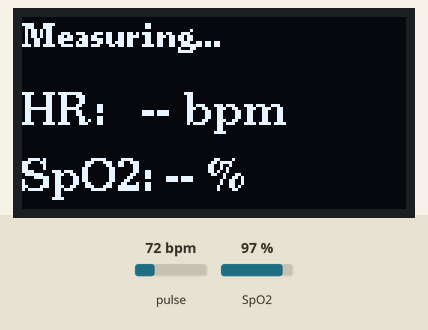
Simulated run of this sketch. Board: ESP32. On the bench: 128×64 one-colour display. Inputs (shaded band) come from the test bench; at power-on: pulse 72 bpm, SpO2 97 %. Nothing arrives over Bluetooth unless stated; a phone connects over Bluetooth LE 3 s after start; what the sketch prints to the serial monitor is not drawn.

Above: at 1.6 s.
1.7 s: pulse set to 42 bpm
At 5.9 s:
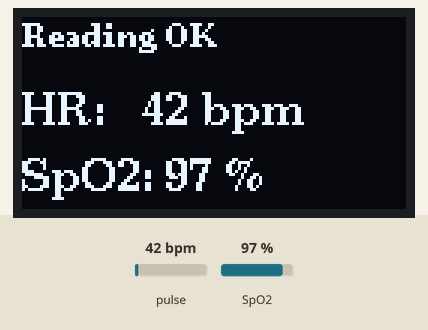
6.2 s: pulse set to 70 bpm
At 10.5 s:
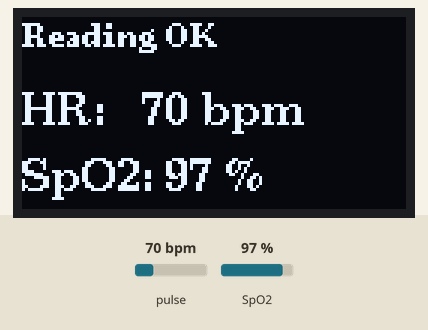
10.7 s: SpO2 set to 80 %
At 12.5 s:
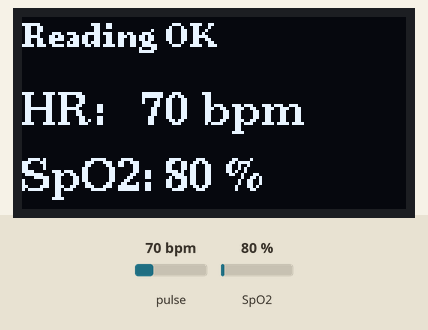
13.5 s: SpO2 set to 85 %
At 16.0 s:
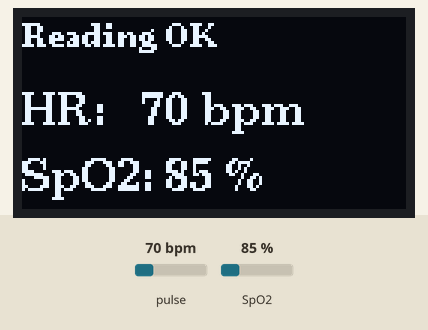
Timing chart, 0 to 17.5 s (numbered marks = the images above; inputs shaded):
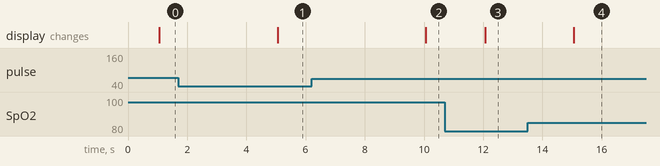

The sketch:

PulseOximeterBle.ino
```cpp
/*
  Chapter 17 - Heart Rate & SpO2 (Part 2: BLE)
  Same as Part 1, plus heart rate, SpO2 and the pulse waveform are
  sent to the App Inventor app over BLE (device name "ESP32_PulseOximeter").
  Board:     ESP32 Dev Module
  Hardware:  MAX30102 and SH1106 OLED (I2C SDA 21, SCL 22)
  Libraries: SparkFun MAX3010x, U8g2
*/
#include <Wire.h>
#include <U8g2lib.h>
#include "MAX30105.h"
#include "spo2_algorithm.h"
#include <BLEDevice.h>
#include <BLEServer.h>
#include <BLEUtils.h>
#include <BLE2902.h>

// --- I2C bus (shared by SH1106 and MAX30102) ---
// SDA -> GPIO21, SCL -> GPIO22

// --- Display (SH1106, same as Chapter 6) ---
U8G2_SH1106_128X64_NONAME_F_HW_I2C u8g2(U8G2_R0, /* reset=*/ U8X8_PIN_NONE);

// --- Sensor ---
MAX30105 particleSensor;

// --- BLE (same pattern as Chapter 8) ---
#define SERVICE_UUID          "4fafc201-1fb5-459e-8fcc-c5c9c331914b"
#define VALUES_CHAR_UUID      "beb5483e-36e1-4688-b7f5-ea07361b26a8"   // "HR,SpO2" every 1 s
#define WAVE_CHAR_UUID        "6e1f0b7a-3c2d-4e8f-9a1b-5d4c3b2a1f0e"   // 5 waveform samples per notify

BLEServer* bleServer = NULL;
BLECharacteristic* valuesCharacteristic = NULL;
BLECharacteristic* waveCharacteristic = NULL;
bool deviceConnected = false;

class ServerCallbacks: public BLEServerCallbacks {
  void onConnect(BLEServer* server) {
    deviceConnected = true;
    Serial.println("BLE client connected");
  }

  void onDisconnect(BLEServer* server) {
    deviceConnected = false;
    Serial.println("BLE client disconnected, restarting advertising");
    server->getAdvertising()->start();
  }
};

// --- Sample buffers (Maxim algorithm expects 100 samples at 25 sps = 4 s) ---
const int BUFFER_LENGTH = 100;
const int SHIFT_SAMPLES = 25;          // recompute every 25 new samples (1 s)
uint32_t irBuffer[BUFFER_LENGTH];
uint32_t redBuffer[BUFFER_LENGTH];
int bufferIndex = 0;

// --- Finger detection ---
const uint32_t FINGER_THRESHOLD = 50000; // IR level below this = no finger
bool fingerPresent = false;

// --- Results ---
int32_t heartRate = 0;
int8_t  heartRateValid = 0;
int32_t spo2 = 0;
int8_t  spo2Valid = 0;

// --- Heart rate moving average ---
const int   HR_HISTORY_SIZE   = 5;     // number of valid readings averaged
const float HR_MAX_DEVIATION  = 0.15;  // reject readings more than 15% off the average
const int   HR_MAX_REJECTIONS = 3;     // after 3 consecutive rejections, accept (real HR change)
int32_t hrHistory[HR_HISTORY_SIZE];
int hrCount = 0;                       // valid readings currently stored
int hrNextIndex = 0;                   // circular buffer write position
int hrRejections = 0;                  // consecutive rejected readings
int32_t averagedHeartRate = 0;

// --- Waveform processing ---
const float DC_ALPHA = 0.04;           // DC tracking speed (about 1 s at 25 sps)
const int   WAVE_WINDOW = 50;          // samples used for min/max scaling (2 s)
const int   WAVE_PACKET = 5;           // samples per BLE notification
float dcLevel = 0;
bool  dcInitialized = false;
float waveWindow[WAVE_WINDOW];
int   waveWindowCount = 0;
int   waveWindowIndex = 0;
int   wavePacket[WAVE_PACKET];
int   wavePacketCount = 0;

// --- Display/values timing (non-blocking) ---
unsigned long lastReadMillis = 0;
const unsigned long READ_INTERVAL = 1000; // 1 second

void setup() {
  Serial.begin(115200);

  u8g2.begin();
  u8g2.setContrast(255);

  if (!particleSensor.begin(Wire, I2C_SPEED_FAST)) {
    Serial.println("Error: MAX30102 not found. Check wiring.");
    u8g2.clearBuffer();
    u8g2.setFont(u8g2_font_ncenB08_tr);
    u8g2.drawStr(0, 12, "MAX30102 not found");
    u8g2.sendBuffer();
    while (true) delay(1000);
  }

  // Sensor configuration: 100 sps averaged by 4 -> 25 sps effective
  byte ledBrightness = 60;   // 0 = off, 255 = 50 mA
  byte sampleAverage = 4;    // 1, 2, 4, 8, 16, 32
  byte ledMode       = 2;    // 2 = Red + IR
  int  sampleRate    = 100;  // samples per second
  int  pulseWidth    = 411;  // 69, 118, 215, 411 us
  int  adcRange      = 4096; // 2048, 4096, 8192, 16384
  particleSensor.setup(ledBrightness, sampleAverage, ledMode, sampleRate, pulseWidth, adcRange);

  // BLE setup
  BLEDevice::init("ESP32_PulseOximeter");
  bleServer = BLEDevice::createServer();
  bleServer->setCallbacks(new ServerCallbacks());

  BLEService* bleService = bleServer->createService(SERVICE_UUID);

  valuesCharacteristic = bleService->createCharacteristic(
    VALUES_CHAR_UUID,
    BLECharacteristic::PROPERTY_READ | BLECharacteristic::PROPERTY_NOTIFY
  );
  valuesCharacteristic->addDescriptor(new BLE2902());

  waveCharacteristic = bleService->createCharacteristic(
    WAVE_CHAR_UUID,
    BLECharacteristic::PROPERTY_READ | BLECharacteristic::PROPERTY_NOTIFY
  );
  waveCharacteristic->addDescriptor(new BLE2902());

  bleService->start();

  BLEAdvertising* advertising = BLEDevice::getAdvertising();
  advertising->addServiceUUID(SERVICE_UUID);
  advertising->setScanResponse(true);
  BLEDevice::startAdvertising();

  Serial.println("BLE started, waiting for connection...");

  lastReadMillis = millis();
  updateDisplay();
}

void loop() {
  unsigned long now = millis();

  // --- Read all new samples from the sensor FIFO ---
  particleSensor.check();
  while (particleSensor.available()) {
    uint32_t red = particleSensor.getFIFORed();
    uint32_t ir  = particleSensor.getFIFOIR();
    particleSensor.nextSample();

    if (ir < FINGER_THRESHOLD) {
      // No finger: discard the buffers and invalidate the results
      fingerPresent = false;
      bufferIndex = 0;
      heartRateValid = 0;
      spo2Valid = 0;
      resetHeartRateAverage();
      resetWaveform();
      continue;
    }

    fingerPresent = true;
    processWaveformSample(ir);

    redBuffer[bufferIndex] = red;
    irBuffer[bufferIndex]  = ir;
    bufferIndex++;

    if (bufferIndex == BUFFER_LENGTH) {
      maxim_heart_rate_and_oxygen_saturation(irBuffer, BUFFER_LENGTH, redBuffer,
                                             &spo2, &spo2Valid, &heartRate, &heartRateValid);
      if (heartRateValid) {
        addHeartRateReading(heartRate);
      }

      // Drop the oldest 25 samples, keep the latest 75
      memmove(redBuffer, redBuffer + SHIFT_SAMPLES, (BUFFER_LENGTH - SHIFT_SAMPLES) * sizeof(uint32_t));
      memmove(irBuffer,  irBuffer  + SHIFT_SAMPLES, (BUFFER_LENGTH - SHIFT_SAMPLES) * sizeof(uint32_t));
      bufferIndex = BUFFER_LENGTH - SHIFT_SAMPLES;
    }
  }

  // --- Update display and send values every 1s ---
  if (now - lastReadMillis >= READ_INTERVAL) {
    lastReadMillis = now;
    updateDisplay();
    sendValues();
  }
}

void resetHeartRateAverage() {
  hrCount = 0;
  hrNextIndex = 0;
  hrRejections = 0;
  averagedHeartRate = 0;
}

void addHeartRateReading(int32_t newHeartRate) {
  // Outlier check: only once there are enough readings to trust the average
  if (hrCount >= 3) {
    float deviation = abs(newHeartRate - averagedHeartRate) / (float)averagedHeartRate;
    if (deviation > HR_MAX_DEVIATION) {
      hrRejections++;
      if (hrRejections < HR_MAX_REJECTIONS) {
        Serial.print("HR outlier rejected: ");
        Serial.println(newHeartRate);
        return;
      }
      // Too many consecutive rejections: the heart rate really changed, start over
      Serial.println("HR changed: restarting average");
      resetHeartRateAverage();
    }
  }
  hrRejections = 0;

  // Store in circular buffer
  hrHistory[hrNextIndex] = newHeartRate;
  hrNextIndex = (hrNextIndex + 1) % HR_HISTORY_SIZE;
  if (hrCount < HR_HISTORY_SIZE) hrCount++;

  // Recompute the average
  int32_t sum = 0;
  for (int i = 0; i < hrCount; i++) sum += hrHistory[i];
  averagedHeartRate = sum / hrCount;
}

void resetWaveform() {
  dcInitialized = false;
  waveWindowCount = 0;
  waveWindowIndex = 0;
  wavePacketCount = 0;
}

void processWaveformSample(uint32_t ir) {
  // 1) Remove the DC level with an exponential moving average
  if (!dcInitialized) {
    dcLevel = ir;
    dcInitialized = true;
  }
  dcLevel += (ir - dcLevel) * DC_ALPHA;

  // 2) Invert: more blood = less reflected light, so the beat becomes a peak
  float ac = dcLevel - ir;

  // 3) Keep the last WAVE_WINDOW values to find min/max for scaling
  waveWindow[waveWindowIndex] = ac;
  waveWindowIndex = (waveWindowIndex + 1) % WAVE_WINDOW;
  if (waveWindowCount < WAVE_WINDOW) waveWindowCount++;

  float minValue = waveWindow[0];
  float maxValue = waveWindow[0];
  for (int i = 1; i < waveWindowCount; i++) {
    if (waveWindow[i] < minValue) minValue = waveWindow[i];
    if (waveWindow[i] > maxValue) maxValue = waveWindow[i];
  }

  // 4) Scale to 0..99
  int scaled = 50;
  if (maxValue - minValue > 1) {
    scaled = (int)((ac - minValue) * 99.0 / (maxValue - minValue));
    scaled = constrain(scaled, 0, 99);
  }

  // 5) Group WAVE_PACKET samples and send them as one notification
  wavePacket[wavePacketCount++] = scaled;
  if (wavePacketCount == WAVE_PACKET) {
    wavePacketCount = 0;
    if (deviceConnected) {
      char value[20];
      snprintf(value, sizeof(value), "%d,%d,%d,%d,%d",
               wavePacket[0], wavePacket[1], wavePacket[2], wavePacket[3], wavePacket[4]);
      waveCharacteristic->setValue(value);
      waveCharacteristic->notify();
    }
  }
}

void sendValues() {
  if (!deviceConnected) return;

  // 0 means "no valid reading"
  int32_t hrToSend   = (fingerPresent && hrCount > 0) ? averagedHeartRate : 0;
  int32_t spo2ToSend = (fingerPresent && spo2Valid)   ? spo2 : 0;

  char value[16];
  snprintf(value, sizeof(value), "%ld,%ld", (long)hrToSend, (long)spo2ToSend);
  valuesCharacteristic->setValue(value);
  valuesCharacteristic->notify();
}

void updateDisplay() {
  char hrStr[16];
  char spo2Str[16];
  char lineStr[32];

  if (fingerPresent && hrCount > 0) {
    snprintf(hrStr, sizeof(hrStr), "%ld", (long)averagedHeartRate);
  } else {
    snprintf(hrStr, sizeof(hrStr), "--");
  }

  if (fingerPresent && spo2Valid) {
    snprintf(spo2Str, sizeof(spo2Str), "%ld", (long)spo2);
  } else {
    snprintf(spo2Str, sizeof(spo2Str), "--");
  }

  u8g2.clearBuffer();

  u8g2.setFont(u8g2_font_ncenB08_tr);
  if (!fingerPresent) {
    u8g2.drawStr(0, 10, "Place your finger");
  } else if (hrCount == 0 || !spo2Valid) {
    u8g2.drawStr(0, 10, "Measuring...");
  } else {
    u8g2.drawStr(0, 10, "Reading OK");
  }

  u8g2.setFont(u8g2_font_ncenB10_tr);
  snprintf(lineStr, sizeof(lineStr), "HR:   %s bpm", hrStr);
  u8g2.drawStr(0, 36, lineStr);
  snprintf(lineStr, sizeof(lineStr), "SpO2: %s %%", spo2Str);
  u8g2.drawStr(0, 58, lineStr);

  u8g2.sendBuffer();

  Serial.print("HR: ");
  Serial.print(hrStr);
  Serial.print(" bpm | SpO2: ");
  Serial.print(spo2Str);
  Serial.println(" %");
}
```

Measured:
- after the input at 1.7 s, the display: changes after 3.4 s (image 1)
- after the input at 6.2 s, the display: changes after 3.9 s (image 2)
- after the input at 10.7 s, the display: changes after 1.4 s (image 3)
- after the input at 13.5 s, the display: changes after 1.6 s (image 4)
